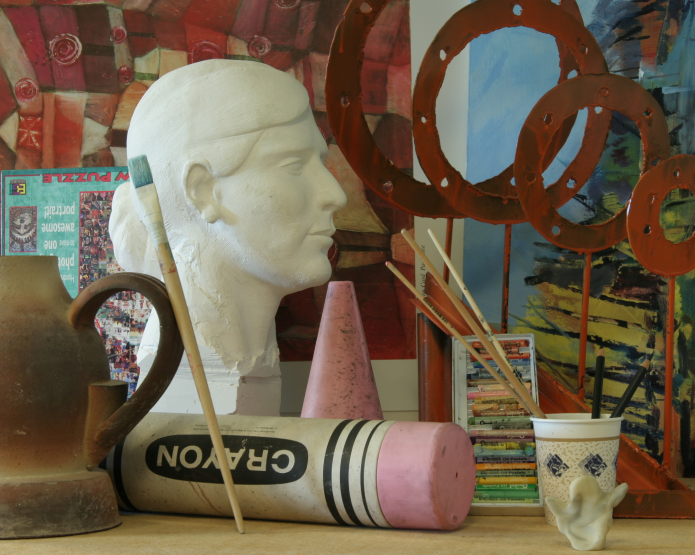
#> input picture Data/view1.png, 1390 x 1110 px, found by its file name (shown at 1/2 size)
$ jupyter execute StereoSGBM.ipynb
#> lines starting #> are read from the running program, lines starting #| are printed output that depends on the picture
[cell 1]
# This program is for the book "Digital Image Processing" by Dr. Mahmood Azimi-Sadjadi.
# Copyright Copyright (c) 2026 Yifan Yang and Dr. Mahmood Azimi-Sadjadi.
# Contact: mahmood.azimi-sadjadi@colostate.edu

[cell 2]
from google.colab import drive
drive.mount('/content/drive')

workpath = '/content/drive/MyDrive/DigitalImageProcessing/'

[cell 3]
import os, sys, urllib.request, io
from pathlib import Path
from PIL import Image
import numpy as np
import matplotlib.pyplot as plt
import cv2

# Input images
IMG1 = workpath + "Data/view1.png"   # left
IMG2 = workpath + "Data/view5.png"   # right

# SGBM parameters (if using OpenCV)
MIN_DISPARITY = 0
NUM_DISPARITIES = 128   # must be divisible by 16
BLOCK_SIZE = 7
P1 = 8 * 3 * BLOCK_SIZE**2
P2 = 32 * 3 * BLOCK_SIZE**2
MODE = "MODE_SGBM"       # or "MODE_HH" for full-scale slower mode

# ---------------- End USER CONFIG ----------------


def pil_to_numpy_gray(img):
    return np.asarray(img.convert("L"))  # grayscale (H, W) uint8

def show_images_and_disparity(imgL_pil, imgR_pil, disp_float, title="Disparity"):
    # disp_float: HxW float disparity (un-normalized)
    fig, axes = plt.subplots(1,3, figsize=(16,6))
    axes[0].imshow(imgL_pil)
    axes[0].set_title("Left")
    axes[0].axis("off")
    axes[1].imshow(imgR_pil)
    axes[1].set_title("Right")
    axes[1].axis("off")
    ax = axes[2]
    # Normalize for display
    vmin = np.percentile(disp_float, 2)
    vmax = np.percentile(disp_float, 98)
    disp_norm = (disp_float - vmin) / (vmax - vmin + 1e-8)
    # disp_norm[disp_norm <= -0.1] = np.nan
    disp_norm = np.clip(disp_norm, 0.0, 1.0)
    im = ax.imshow(disp_norm, cmap="plasma", vmax=1, vmin=0)
    ax.set_title(title)
    ax.axis("off")
    fig.colorbar(im, ax=ax, fraction=0.046, pad=0.04)
    plt.show()

# ---------------- Load images ----------------
print("Loading images...")
img1_pil = Image.open(IMG1)
#> img1_pil is the input picture: PIL image 1390x1110 RGB; mean R, G, B 110.7, 95.7, 75.9
img2_pil = Image.open(IMG2)
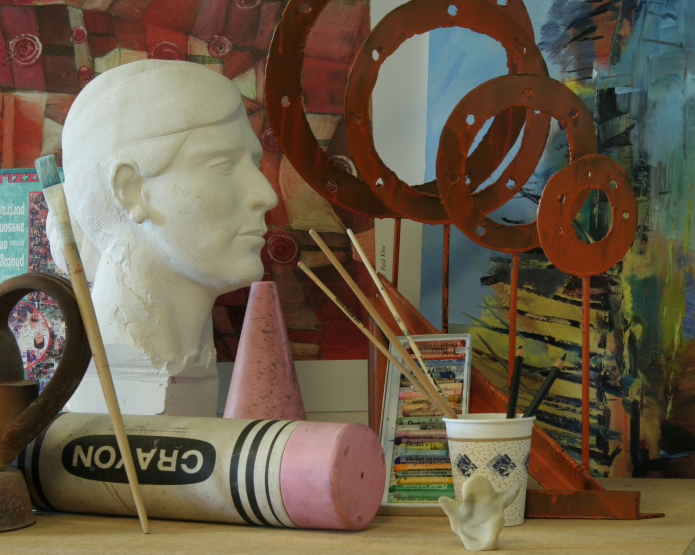
#> input picture Data/view5.png, 1390 x 1110 px, found by its file name (shown at 1/2 size)
#> img2_pil is the input picture: PIL image 1390x1110 RGB; mean R, G, B 107, 93.6, 74.2
if img1_pil.size != img2_pil.size:
    print("Warning: left and right image sizes differ. Resizing right to left's size for matching.")
    img2_pil = img2_pil.resize(img1_pil.size, Image.BILINEAR)

H, W = img1_pil.size[1], img1_pil.size[0]
#> H = 1110; W = 1390
print(f"Image size: {W}x{H}")
#| Image size: 1390x1110

# ---------------- OpenCV StereoSGBM inference ----------------
print("Running OpenCV StereoSGBM...")
# Convert to grayscale numpy arrays
left_gray = pil_to_numpy_gray(img1_pil)
#> in pil_to_numpy_gray, `return np.asarray(img.convert("L"))`:
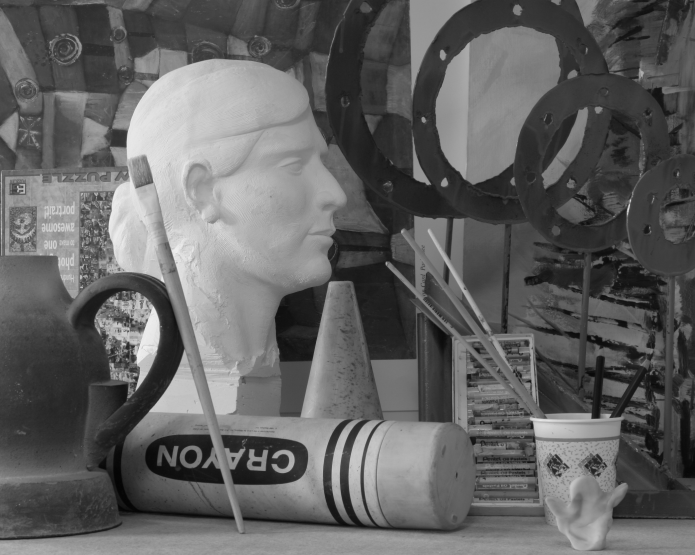
#> returned value: shape (1110, 1390) (shown at 1/2 size); min 3, max 244, mean 97.9
right_gray = pil_to_numpy_gray(img2_pil)
#> in pil_to_numpy_gray (call 2), `return np.asarray(img.convert("L"))`:
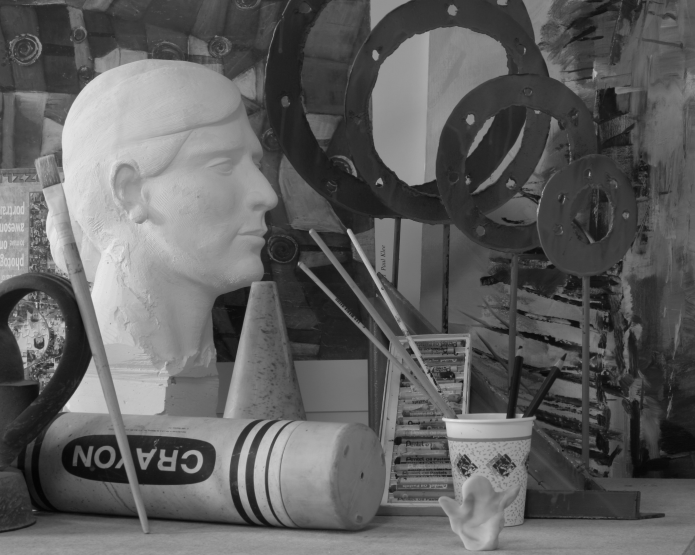
#> returned value: shape (1110, 1390) (shown at 1/2 size); min 2, max 244, mean 95.4

# Ensure NUM_DISPARITIES is divisible by 16
num_disp = int(NUM_DISPARITIES)
if num_disp % 16 != 0:
    num_disp = (num_disp // 16 + 1) * 16
    print("Adjusted NUM_DISPARITIES to", num_disp, "(must be divisible by 16)")

mode_flag = cv2.StereoSGBM_MODE_SGBM if MODE == "MODE_SGBM" else cv2.StereoSGBM_MODE_HH

sgbm = cv2.StereoSGBM_create(
    minDisparity = int(MIN_DISPARITY),
    numDisparities = num_disp,
    blockSize = int(BLOCK_SIZE),
    P1 = int(P1),
    P2 = int(P2),
    disp12MaxDiff = 1,
    uniquenessRatio = 10,
    speckleWindowSize = 100,
    speckleRange = 32,
    preFilterCap = 63,
    mode = mode_flag
)
disp16 = sgbm.compute(left_gray, right_gray).astype(np.int16)
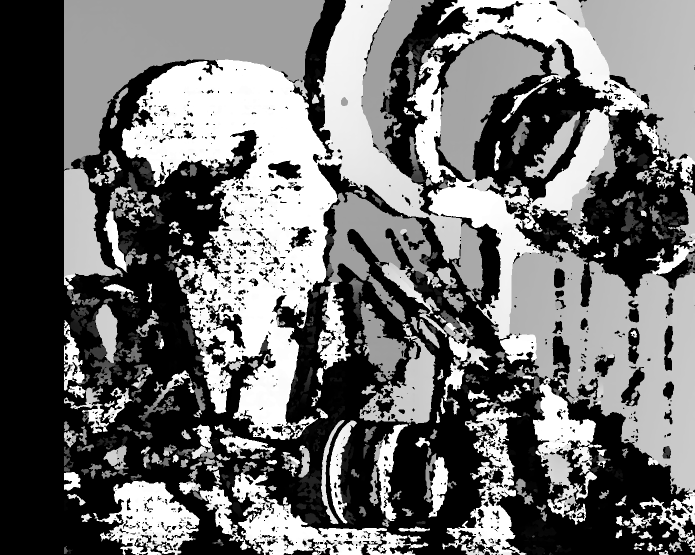
#> disp16: shape (1110, 1390) int16 (shown at 1/2 size); min -16, max 2032, mean 870.5; drawn with min black and max white
# OpenCV returns 16-bit fixed-point disparity (scaled by 16)
disp = disp16.astype(np.float32) / 16.0

show_images_and_disparity(img1_pil, img2_pil, disp, title="OpenCV StereoSGBM disparity")
#> in show_images_and_disparity, `vmin = np.percentile(disp_float, 2)`: vmin = -1
#> in show_images_and_disparity, `vmax = np.percentile(disp_float, 98)`: vmax = 127
#> in show_images_and_disparity, `plt.show()`:
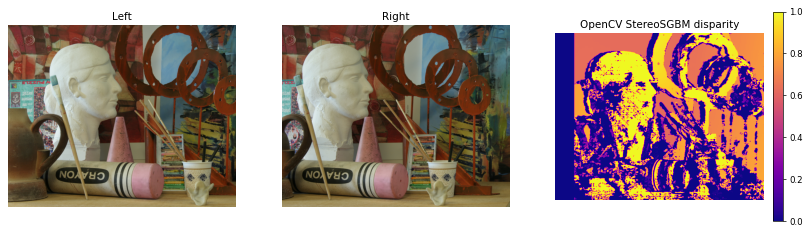
#> figure drawn by matplotlib, 4 panels
